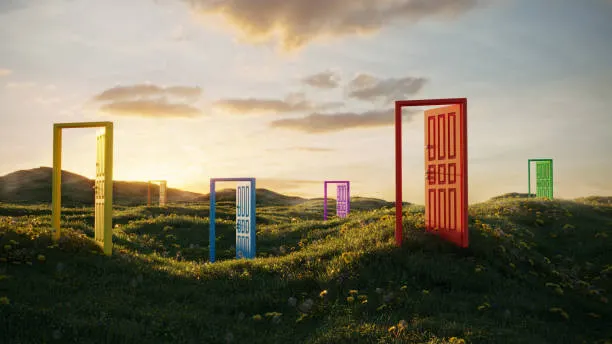
#> input picture Week1/input_images/choice-variation-concept.webp, 612 x 344 px, found by its file name
$ python Day_2.py
#> lines starting #> are read from the running program, lines starting #| are printed output that depends on the picture
import numpy as np
import cv2
def process_img(img_path):
    img = cv2.imread(img_path)
#> img is the input picture: shape (344, 612, 3); mean B, G, R 104.6, 125.3, 132.9
    if img is None :
        print("Error: Image not found.")
        return
    height, width = img.shape[:2]
#> height = 344; width = 612
    # resize the image (500x500)
    new_dimension = (500,500)
    img_resized = cv2.resize(img, new_dimension, interpolation=cv2.INTER_AREA)
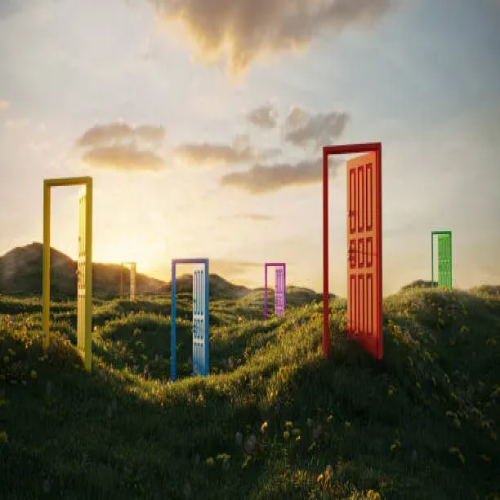
#> img_resized: shape (500, 500, 3); mean B, G, R 104.5, 125.2, 132.8

    #cropping of the image from the centre
    start_x, end_x  = int(height*0.25) , int(height*0.75)
#> start_x = 86; end_x = 258
    start_y, end_y  = int(width*0.25) , int(width*0.75)
#> start_y = 153; end_y = 459
    img_cropped = img[start_y:end_y , start_x:end_x]
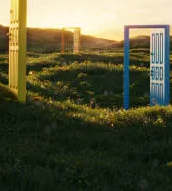
#> img_cropped: shape (191, 172, 3); mean B, G, R 58.6, 86, 86.6

    #rotating the image by 45 degrees anti clock-wise
    center = (width // 2, height // 2)
#> center = (306, 172)
    angle = 45
    scale = 1.0
    rotation_matrix = cv2.getRotationMatrix2D(center, angle, scale)
    img_rotated = cv2.warpAffine(img, rotation_matrix, (width, height))
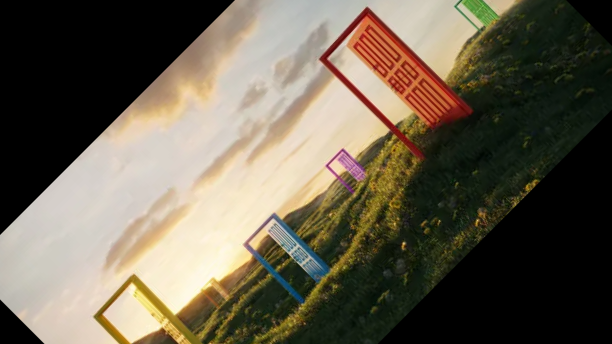
#> img_rotated: shape (344, 612, 3); mean B, G, R 79.3, 96, 104.3

    #printing the images
    cv2.imshow("Original Image", img)
    cv2.imshow("Resized Image", img_resized)
    cv2.imshow("Cropped Image", img_cropped)
    cv2.imshow("Rotated Image", img_rotated)
    cv2.waitKey(0)
    cv2.destroyAllWindows()

process_img(r"C:\Users\Piyush\Documents\cv images\choice-variation-concept.webp")

$ run again, with Week1/input_images/42eX0u0mmE-guBLUL0W_OwgNRzzROJgzl4dTVHPDTi53KnLm8RWatFJwEwVx07Ez8a4ureSvs5Slu0VeioX-14t0z3uKifNN9YgK-9yLQtWulBqJ=w1440-h810-n-nu.webp copied over Week1/input_images/choice-variation-concept.webp
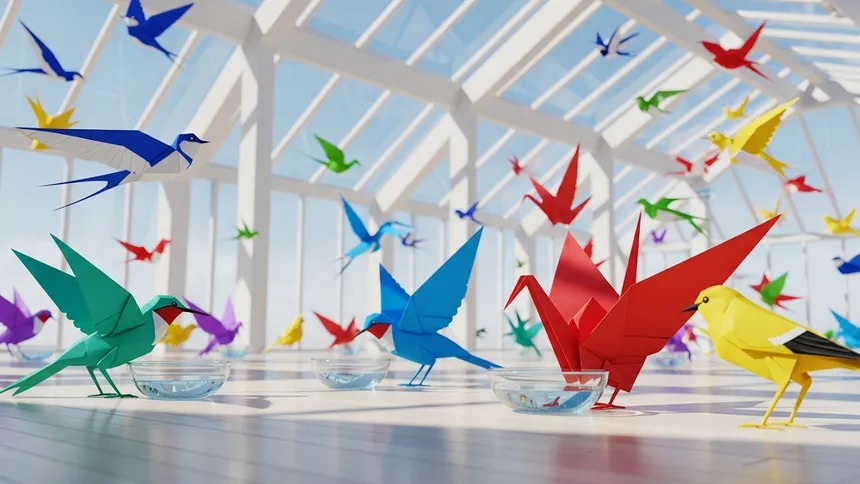
#> input picture Week1/input_images/42eX0u0mmE-guBLUL0W_OwgNRzzROJgzl4dTVHPDTi53KnLm8RWatFJwEwVx07Ez8a4ureSvs5Slu0VeioX-14t0z3uKifNN9YgK-9yLQtWulBqJ=w1440-h810-n-nu.webp, 860 x 484 px, found by its file name
#> in process_img, img is the input picture: shape (484, 860, 3); mean B, G, R 180.2, 177.3, 175.4
#> in process_img, `img_cropped = img[start_y:end_y , start_x:end_x]`:
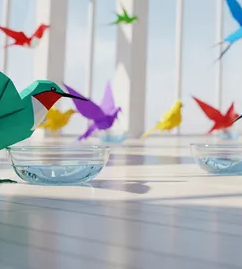
#> img_cropped: shape (269, 242, 3); mean B, G, R 185.6, 182.9, 178.7
#> in process_img, `img_rotated = cv2.warpAffine(img, rotation_matrix, (width, height))`:
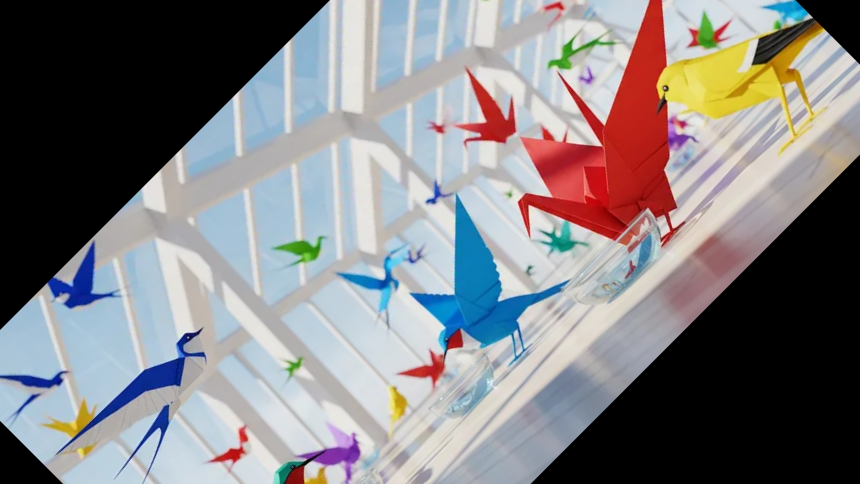
#> img_rotated: shape (484, 860, 3); mean B, G, R 131.3, 129, 130.9

$ run again, with Week1/input_images/Anastronautridingahorseinaphotorealisticstyle9.webp copied over Week1/input_images/choice-variation-concept.webp
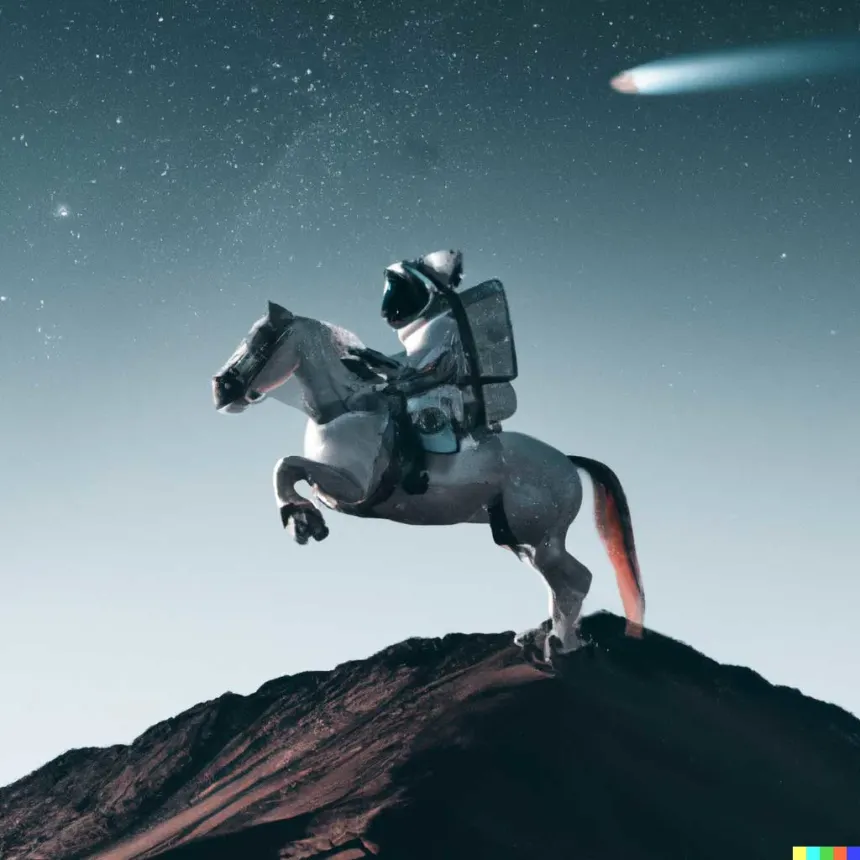
#> input picture Week1/input_images/Anastronautridingahorseinaphotorealisticstyle9.webp, 860 x 860 px, found by its file name
#> in process_img, img is the input picture: shape (860, 860, 3); mean B, G, R 128.4, 120.5, 99.3
#> in process_img, `img_cropped = img[start_y:end_y , start_x:end_x]`:
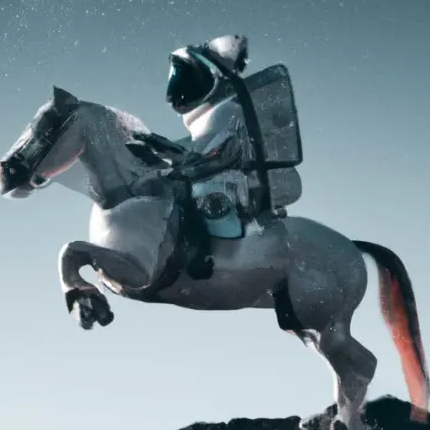
#> img_cropped: shape (430, 430, 3); mean B, G, R 146.8, 138.8, 119.8
#> in process_img, `img_rotated = cv2.warpAffine(img, rotation_matrix, (width, height))`:
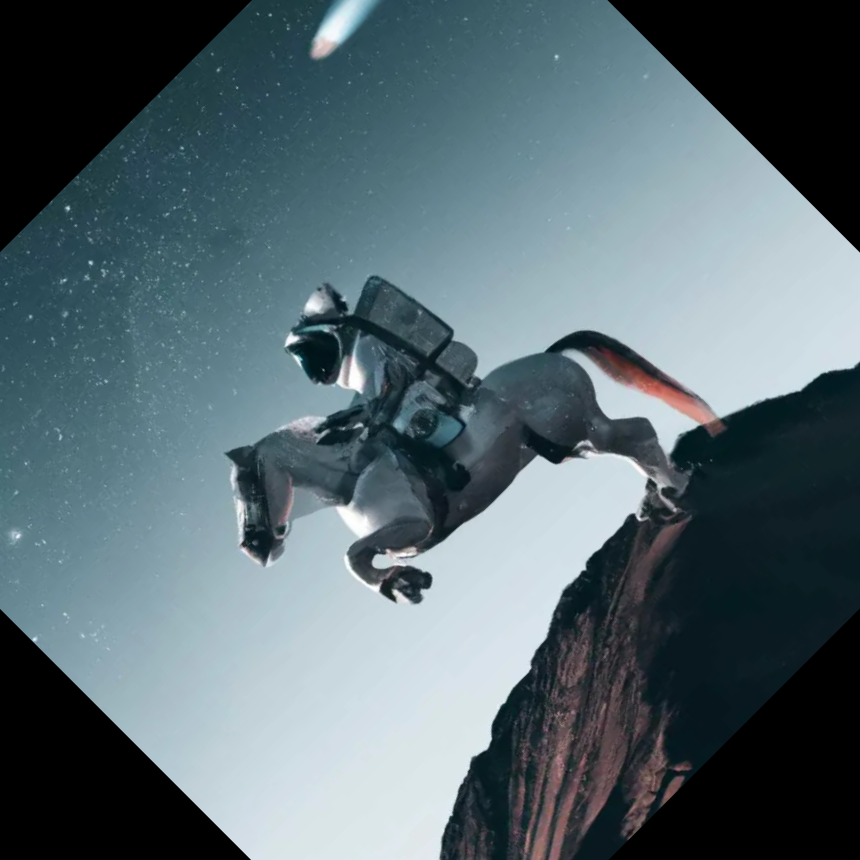
#> img_rotated: shape (860, 860, 3); mean B, G, R 112.1, 105.4, 88.2

$ run again, with Week1/input_images/abstract-quantum-computing.webp copied over Week1/input_images/choice-variation-concept.webp
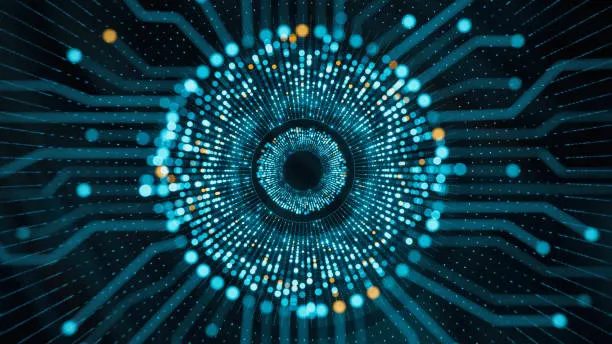
#> input picture Week1/input_images/abstract-quantum-computing.webp, 612 x 344 px, found by its file name
#> in process_img, img is the input picture: shape (344, 612, 3); mean B, G, R 68.5, 56.4, 14.9
#> in process_img, `img_cropped = img[start_y:end_y , start_x:end_x]`:
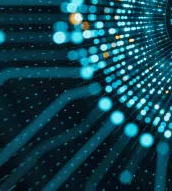
#> img_cropped: shape (191, 172, 3); mean B, G, R 79.3, 65.9, 17.7
#> in process_img, `img_rotated = cv2.warpAffine(img, rotation_matrix, (width, height))`:
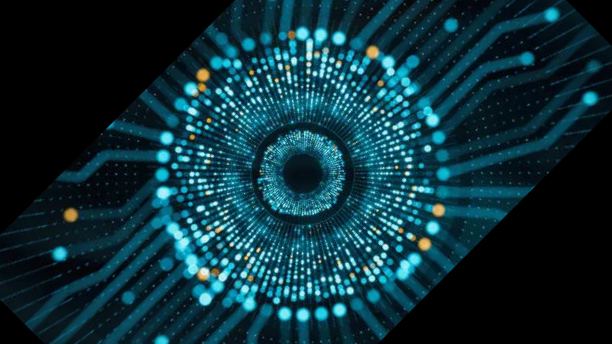
#> img_rotated: shape (344, 612, 3); mean B, G, R 57.4, 47.9, 13
